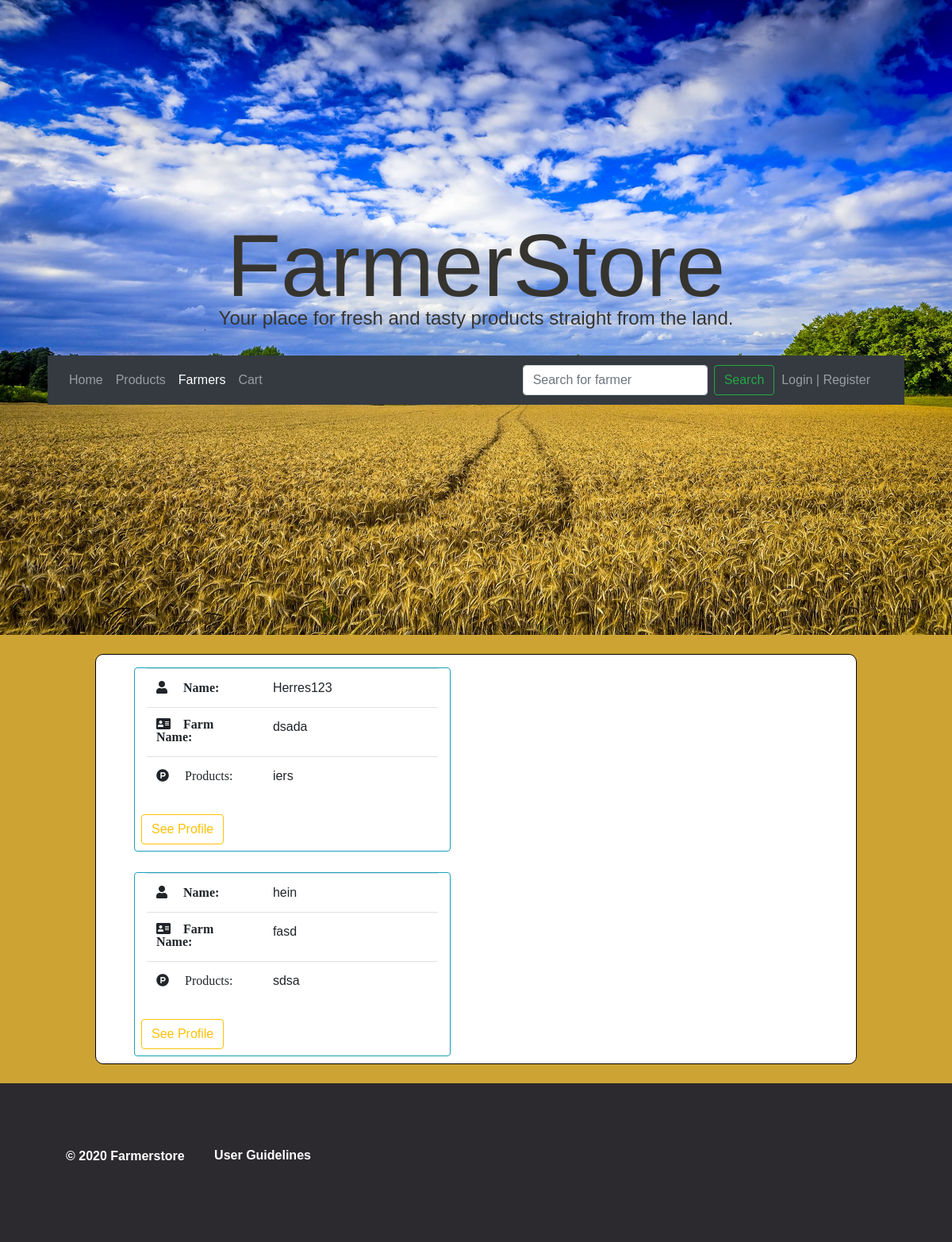
The page /farmer/ on the database its author committed.
### farmer_page/models.py (models this page shows, shortened)
class Farmer(models.Model):
    name = models.CharField(max_length=60)
    fullname = models.CharField(max_length=44, default='ome henk')
    address = models.CharField(max_length=50)
    email = models.EmailField(max_length=30, default="fbaba@gmail.com")
    age = models.CharField(max_length=2)
    province = models.CharField(max_length=100)
    email = models.EmailField(max_length=30, default="farmer@farmer.nl")
    company_name = models.CharField(max_length=30)
    phone_number = models.CharField(max_length=10)
    products = models.CharField(max_length=200)

### farmer_page/views.py (the view)
# urls.py: path('',views.farmer_index, name='farmer-index'),
def farmer_index(request):
    context = {'info': Farmer.objects.all(),
                'navigation':'farmer'}
    return render(request, 'farmer_page/farmer.html', context)

### home_page/context_processors.py (called while the page is built)
def context_variable(request):
    return {"farmer": Farmer.objects.filter()}

### farmer_page/templates/farmer_page/farmer.html (shortened to what this page needs)
{% extends 'home_page/base.html' %}
{%load static%}
    {%block styles%}
    <link rel="stylesheet" href="{%static 'farmer_page/farmer.css'%}">
    <link rel="stylesheet" href="{%static 'home_page/home.css'%}">
    {%endblock styles%}
{%block search%}
<form id="searchForm" class="form-inline my-2 my-lg-0" method="GET" action="{% url 'farmer-search'%}">
    <input class="form-control mr-sm-2" type="search" placeholder="Search for farmer" name="query" aria-label="Search">
    <button class="btn btn-outline-success my-2 my-sm-0" type="submit" value="Search">Search</button>
</form>
{%endblock search%}
{%block content%}
{% if result %}
<div class="container-fluid profile" style="background-color:white !important; border:1px solid black; width:80%; border-radius:10px;">
  <div class="row">
    {% for x in result%}
    <div class="col-lg-5 border border-info rounded mt-3 mx-5 col-md-10" style="margin-bottom:1%;">
      <i class="fas fa-user"></i>
        {{x.name}}
      <br>
      <i class="fab fa-product-hunt"></i>
        {{x.address}}
    <div class="row">
      <a class="btn btn-outline-warning my-2 mx-2 stretched-link" href="{% url 'profile-index' x.id %}">See Profile</a>
     </div>
    </div>
    {%endfor%}
{% else %}
<div class="container-fluid" style="background-color:white !important; border:1px solid black; width:80%; border-radius:10px;">
  <div class="row">
    {% for x in info %}
    <div class="col-lg-5 border border-info rounded mt-3 mx-5 col-md-10" style="margin-bottom:1%;">
      <table class="table">
        <tbody>
          <tr>
            <th><i class="fas fa-user" style="padding-right: 20px;">&nbsp;&nbsp;&nbsp;&nbsp;&nbsp;Name:</i></th>
            <td style="width: 60%">{{x.name}}</td>
          </tr>
          <tr>
            <th><i class="fas fa-address-card" style="padding-right: 20px;">&nbsp;&nbsp;&nbsp;&nbsp;Farm Name:</i></th>
            <td style="width: 60%">{{x.company_name}}</td>
          </tr>
          <tr>
            <th><i class="fab fa-product-hunt" style="padding-right: 20px;">&nbsp;&nbsp;&nbsp;&nbsp;&nbsp;Products:</i></th>
            <td style="width: 60%">{{x.products}}</td>
          </tr>
        </tbody>
      </table>
    <div class="row">
      <a class="btn btn-outline-warning my-2 mx-2 stretched-link" href="{% url 'profile-index' x.id %}">See Profile</a>
     </div>
    </div>
    {% endfor %}
  </div>
</div>
{%endif%}
{%endblock content%}

### home_page/static/home_page/home.css (style rules this page uses)
html, body { height: 100%; width: 100%; font-family: sans-serif; color: #36342f; }
td { white-space: pre-wrap; white-space: -moz-pre-wrap; white-space: -pre-wrap; white-space: -o-pre-wrap; word-wrap: break-word; }

### rows shown on the page
Farmer: name "Herres123", company_name "dsada", products "iers"
Farmer: name "hein", company_name "fasd", products "sdsa"
